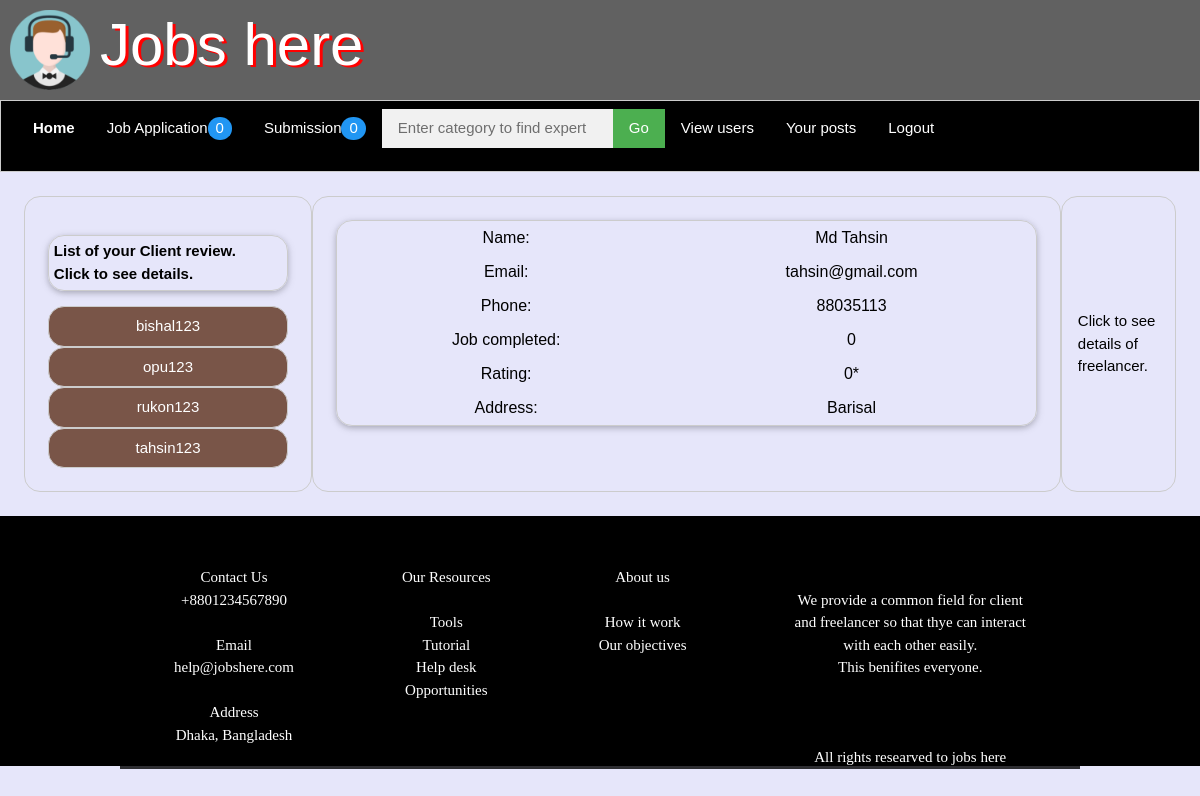
/userlist.php (signed in), run on the app's committed database.
### tables this page shows
CREATE TABLE `freelancer` (
  `fid` int(20) NOT NULL,
  `name` varchar(100) NOT NULL,
  `username` varchar(200) NOT NULL,
  `password` varchar(200) NOT NULL,
  `dob` date NOT NULL,
  `gender` varchar(20) NOT NULL,
  `email` varchar(100) NOT NULL,
  `phone` bigint(20) NOT NULL,
  `hprice` float NOT NULL,
  `address` varchar(200) NOT NULL,
  `skills` varchar(300) NOT NULL,
  `jobs_completed` int(11) NOT NULL,
  `review` double NOT NULL,
  `total_rat` double NOT NULL,
  `rating` double NOT NULL,
  `balance` float NOT NULL,
  `status` varchar(20) NOT NULL
);

### userlist.php (the view, shortened to what this page needs)
<?php
include("config.php");
if(isset($_SESSION['username'])){
  $t=$_SESSION['username'];
$sql8="SELECT * FROM `job_application` WHERE owner='$t'";
$request=mysqli_query($connection,$sql8);
$number=mysqli_num_rows($request);
$sql19="SELECT * FROM `posts` WHERE job_stat='assigned' && submission!='' && posted_by='$t' && accept=''";
$request2=mysqli_query($connection,$sql19);
$submission=mysqli_num_rows($request2);
}
else{
  header('location:index.php');
}
?>
<html>
<head>
  <link rel="stylesheet" type="text/css" href="style.css">
  <link rel="stylesheet" href="css/w3.css">
<link rel="stylesheet" href="css/font.css">
</head>
<body bgcolor="#E6E6FA">
	<?php
      if(isset($_POST['submit']))
      {
        $string=$_POST['take'];
        $sql40="SELECT * FROM `freelancer` WHERE skills LIKE '%$string%'";
        $run40=mysqli_query($connection,$sql40);
      }
      else{
        $sql40="SELECT * FROM `freelancer` WHERE status='approved'";
        $run40=mysqli_query($connection,$sql40);
      }
  ?>
  <div class="w3-row w3-dark-gray">
    <div class="w3-col s1">
      <img src="images/logo.png" style="height: 100px;width: 100px;padding:10px">
    </div>
    <div class="w3-col s3">
      <span class="jobb">Jobs here</span>
    </div>
  </div>
  <div class="w3-bar w3-black w3-border w3-padding">
    <a href="clienthome.php" class="w3-bar-item w3-button w3-mobile"><b>Home</b></a>
    <a href="jobapplied.php" class="w3-bar-item w3-button w3-mobile">Job Application<span class="w3-badge w3-blue"><?php echo"$number";?></span></a>
    <a href="finaljob.php" class="w3-bar-item w3-button w3-mobile">Submission<span class="w3-badge w3-blue"><?php echo"$submission";?></span></a>
    <form class="w3-bar-item w3-mobile w3-button" style="display: inline;padding: 0;" action="userlist.php" method="POST">
      <input type="text" name="take" class="w3-bar-item w3-input w3-light-grey w3-mobile" style="" placeholder="Enter category to find expert" style="display: inline;">
        <input type="submit" name="submit" value="Go" style="display: inline;" class="w3-button w3-green">
    </form>
     <a href="userlist.php" class="w3-bar-item w3-button w3-mobile">View users</a>
     <a href="clientpost.php" class="w3-bar-item w3-button w3-mobile">Your posts</a>
     <a href="clienthome.php?status=logout" class="w3-bar-item w3-button w3-mobile">Logout</a>
  </div>
  <div class="w3-cell-row" style="padding: 2%;">
   <div class="w3-container w3-cell w3-mobile w3-border w3-round-xlarge" style="width:25%;padding: 2%;">
    <p class="w3-card w3-border w3-round-xlarge" style="padding: 2%;"><b>List of your Client review.<br>Click to see details.</b></p>
    <?php while($show=mysqli_fetch_array($run40)) {
      $uname=$show['username'];
      ?>
       <a style="width: 100%;" href="userlist.php?send=<?php echo $uname;?>" class="w3-button w3-hover-shadow w3-brown w3-border w3-round-xlarge"><?php echo $uname;?></a><br>
    <?php }
     ?>
   </div>
   <br>
   <div class="w3-container w3-cell w3-mobile w3-border w3-round-xlarge" style="width:65%;padding: 2%;">
     <?php
    if(empty($uname)){
      echo'<script type="text/javascript">
              alert("No Results");
              location="userlist.php";
               </script>';
    }
    else{
     $sql41="SELECT * FROM `freelancer` WHERE username='$uname'";
     $run41=mysqli_query($connection,$sql41);
     $result=mysqli_fetch_array($run41);
    }
      ?>
    <div class="w3-card w3-border w3-round-xlarge">
      <table class="w3-table w3-centered" style="padding: 2%;">
      <tr>
        <td>Name:</td>
        <td><?php echo $result['name'];?></td>
      </tr>
      <tr>
        <td>Email:</td>
        <td><?php echo $result['email'];?></td>
      </tr>
      <tr>
        <td>Phone:</td>
        <td><?php echo $result['phone'];?></td>
      </tr>
      <tr>
        <td>Job completed:</td>
        <td><?php echo $result['jobs_completed'];?></td>
      </tr>
      <tr>
        <td>Rating:</td>
        <td><?php echo $result['rating'];?>*</td>
      </tr>
      <tr>
        <td>Address:</td>
        <td><?php echo $result['address'];?></td>
      </tr>
      </table>
    </div>
     <br>
   </div>
   <br>
   <div class="w3-container w3-cell w3-mobile w3-border w3-round-xlarge w3-cell-middle" style="width:10%;">
     <p>Click to see details of freelancer.</p>
   </div>
  </div>
     <div class="grid-foot">
    <div>Contact Us<br>+8801234567890<br><br>Email<br>help@jobshere.com<br><br>Address<br>Dhaka, Bangladesh</div>
    <div>Our Resources<br><br>Tools<br>Tutorial<br>Help desk<br>Opportunities</div>
    <div>About us<br><br>How it work<br>Our objectives<br></div>
    <div><br>We provide a common field for client<br> and freelancer so that thye can interact<br> with each other easily.<br> This benifites everyone. <br><br><br><br>All rights researved to jobs here</div>
  </div>
</body>
</html>

### style.css (style rules this page uses)
.jobb { color: white; text-shadow: 3px 2px red; font-size: 60px; padding-bottom: 0px; padding-top: 0px; text-align: center; }
body { font-family: "Times New Roman", Times, serif; }
.grid-foot { display: grid; grid-template-columns: auto auto auto auto; grid-gap: 0px; background-color: rgb(0,0,0,1); padding-left: 10%; padding-right: 10%; color: white; height: 250px; padding-top: 50px; }
.grid-foot > div { text-align: center; background-color: rgb(0,0,0,0.8); font-family: "Calibri", Light; }

### css/w3.css (style rules this page uses)
html { box-sizing:border-box }
*,*:before,*:after { box-sizing:inherit }
html { -ms-text-size-adjust:100%;-webkit-text-size-adjust:100% }
body { margin:0 }
a { background-color:transparent;-webkit-text-decoration-skip:objects }
img { border-style:none }
button,input,select,textarea { font:inherit;margin:0 }
button,input { overflow:visible }
button,html [type=button],[type=reset],[type=submit] { -webkit-appearance:button }
html,body { font-family:Verdana,sans-serif;font-size:15px;line-height:1.5 }
html { overflow-x:hidden }
img { vertical-align:middle }
a { color:inherit }
.w3-table,.w3-table-all { border-collapse:collapse;border-spacing:0;width:100%;display:table }
.w3-centered tr th,.w3-centered tr td { text-align:center }
.w3-table td,.w3-table th,.w3-table-all td,.w3-table-all th { padding:8px 8px;display:table-cell;text-align:left;vertical-align:top }
.w3-table th:first-child,.w3-table td:first-child,.w3-table-all th:first-child,.w3-table-all td:first-child { padding-left:16px }
.w3-btn,.w3-button { border:none;display:inline-block;padding:8px 16px;vertical-align:middle;overflow:hidden;text-decoration:none;color:inherit;background-color:inherit;text-align:center;cursor:pointer;white-space:nowrap }
.w3-btn,.w3-button { -webkit-touch-callout:none;-webkit-user-select:none;-khtml-user-select:none;-moz-user-select:none;-ms-user-select:none;user-select:none }
.w3-badge,.w3-tag { background-color:#000;color:#fff;display:inline-block;padding-left:8px;padding-right:8px;text-align:center }
.w3-badge { border-radius:50% }
.w3-input { padding:8px;display:block;border:none;border-bottom:1px solid #ccc;width:100% }
.w3-bar { width:100%;overflow:hidden }
.w3-bar .w3-bar-item { padding:8px 16px;float:left;width:auto;border:none;display:block;outline:0 }
.w3-bar .w3-button { white-space:normal }
.w3-container:after,.w3-container:before,.w3-panel:after,.w3-panel:before,.w3-row:after,.w3-row:before,.w3-row-padding:after,.w3-row-padding:before, .w3-cell-row:before,.w3-cell-row:after,.w3-clear:after,.w3-clear:before,.w3-bar:before,.w3-bar:after { content:"";display:table;clear:both }
.w3-col,.w3-half,.w3-third,.w3-twothird,.w3-threequarter,.w3-quarter { float:left;width:100% }
.w3-col.s1 { width:8.33333% }
.w3-col.s3 { width:24.99999% }
.w3-cell-row { display:table;width:100% }
.w3-cell { display:table-cell }
.w3-cell-middle { vertical-align:middle }
.w3-round-xlarge { border-radius:16px }
.w3-container,.w3-panel { padding:0.01em 16px }
.w3-card,.w3-card-2 { box-shadow:0 2px 5px 0 rgba(0,0,0,0.16),0 2px 10px 0 rgba(0,0,0,0.12) }
.w3-border { border:1px solid #ccc!important }
.w3-padding { padding:8px 16px!important }
.w3-blue,.w3-hover-blue:hover { color:#fff!important;background-color:#2196F3!important }
.w3-brown,.w3-hover-brown:hover { color:#fff!important;background-color:#795548!important }
.w3-green,.w3-hover-green:hover { color:#fff!important;background-color:#4CAF50!important }
.w3-black,.w3-hover-black:hover { color:#fff!important;background-color:#000!important }
.w3-light-grey,.w3-hover-light-grey:hover,.w3-light-gray,.w3-hover-light-gray:hover { color:#000!important;background-color:#f1f1f1!important }
.w3-dark-grey,.w3-hover-dark-grey:hover,.w3-dark-gray,.w3-hover-dark-gray:hover { color:#fff!important;background-color:#616161!important }

### data on the page
freelancer: username "bishal123"
freelancer: username "opu123"
freelancer: username "rukon123"
freelancer: username "tahsin123", name "Md Tahsin", email "tahsin@gmail.com", phone "88035113", jobs_completed "0", rating "0", address "Barisal"

### other printed values
$number "0"
$submission "0"
